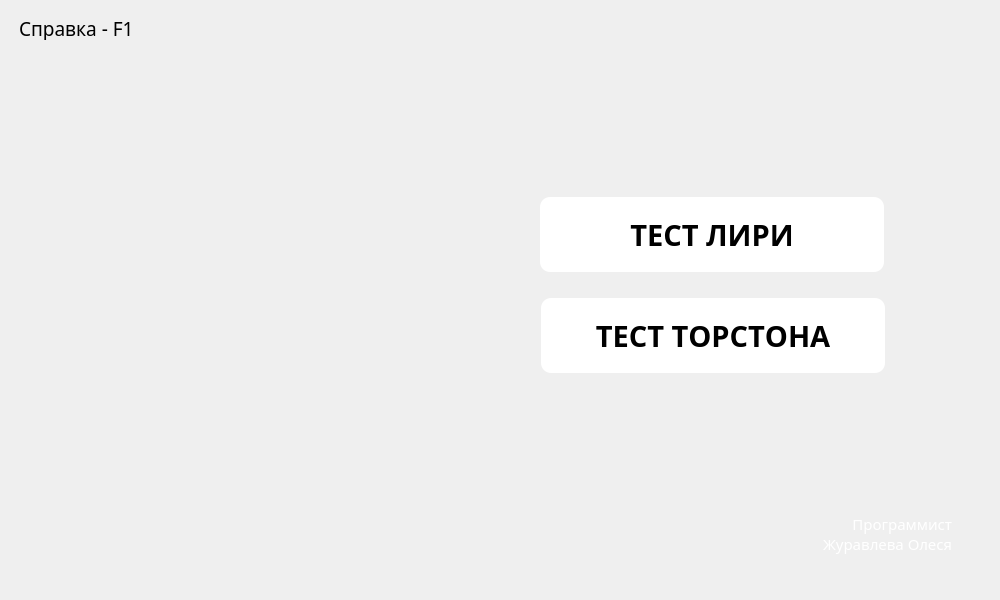
<?xml version="1.0" encoding="UTF-8"?>
<ui version="4.0">
 <class>MainMenuWidget</class>
 <widget class="QWidget" name="MainMenuWidget">
  <property name="geometry">
   <rect>
    <x>0</x>
    <y>0</y>
    <width>1000</width>
    <height>600</height>
   </rect>
  </property>
  <property name="windowTitle">
   <string>Form</string>
  </property>
  <property name="styleSheet">
   <string notr="true">QWidget#MainMenuWidget {
            background-image: url(&quot;:/pictures/back.png&quot;);
}</string>
  </property>
  <widget class="QPushButton" name="TestLiri">
   <property name="geometry">
    <rect>
     <x>540</x>
     <y>197</y>
     <width>344</width>
     <height>75</height>
    </rect>
   </property>
   <property name="font">
    <font>
     <family>Montserrat Medium</family>
     <pointsize>22</pointsize>
     <weight>75</weight>
     <bold>true</bold>
     <kerning>false</kerning>
    </font>
   </property>
   <property name="styleSheet">
    <string notr="true">QPushButton {
border-radius: 10px;
background-color: rgb(255, 255, 255);
drop-shadow: (0px 10px 10px rgba(0, 0, 0, 0.5));
}
QPushButton:hover {
        background-color: rgba(216, 249, 255);
}</string>
   </property>
   <property name="text">
    <string>ТЕСТ ЛИРИ</string>
   </property>
  </widget>
  <widget class="QLabel" name="name">
   <property name="geometry">
    <rect>
     <x>771</x>
     <y>508</y>
     <width>181</width>
     <height>51</height>
    </rect>
   </property>
   <property name="font">
    <font>
     <family>Montserrat Medium</family>
     <pointsize>11</pointsize>
    </font>
   </property>
   <property name="styleSheet">
    <string notr="true">color: rgb(255, 255, 255);</string>
   </property>
   <property name="text">
    <string>Программист
Журавлева Олеся</string>
   </property>
   <property name="alignment">
    <set>Qt::AlignRight|Qt::AlignTrailing|Qt::AlignVCenter</set>
   </property>
  </widget>
  <widget class="QLabel" name="info">
   <property name="geometry">
    <rect>
     <x>19</x>
     <y>16</y>
     <width>131</width>
     <height>24</height>
    </rect>
   </property>
   <property name="font">
    <font>
     <family>Montserrat Medium</family>
     <pointsize>14</pointsize>
    </font>
   </property>
   <property name="text">
    <string>Справка - F1</string>
   </property>
  </widget>
  <widget class="QPushButton" name="TestTorston">
   <property name="geometry">
    <rect>
     <x>541</x>
     <y>298</y>
     <width>344</width>
     <height>75</height>
    </rect>
   </property>
   <property name="font">
    <font>
     <family>Montserrat Medium</family>
     <pointsize>22</pointsize>
     <weight>75</weight>
     <bold>true</bold>
     <kerning>false</kerning>
    </font>
   </property>
   <property name="styleSheet">
    <string notr="true">QPushButton {
border-radius: 10px;
background-color: rgb(255, 255, 255);
}
QPushButton:hover {
        background-color: rgba(216, 249, 255);
}</string>
   </property>
   <property name="text">
    <string>ТЕСТ ТОРСТОНА</string>
   </property>
  </widget>
  <widget class="QWidget" name="image" native="true">
   <property name="geometry">
    <rect>
     <x>80</x>
     <y>100</y>
     <width>403</width>
     <height>396</height>
    </rect>
   </property>
   <property name="styleSheet">
    <string notr="true">QWidget#image {
            background-image: url(&quot;:/pictures/face.png&quot;);
}</string>
   </property>
  </widget>
 </widget>
 <resources/>
 <connections/>
</ui>
